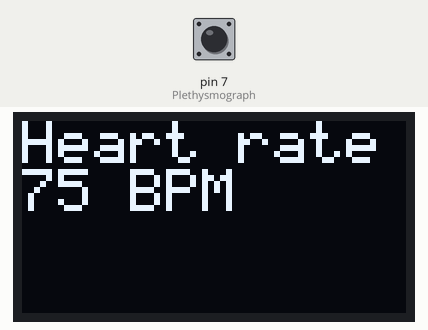
Bench run of a sketch on a simulated Arduino Uno, built with avr-gcc and run on an emulated ATmega328P. Shown: 128×64 one-colour display. The inputs (shaded band) are chosen by the test bench; at power-on: pin 7 (Plethysmograph) LOW.

1.3 s: pin 7 (Plethysmograph) pulsed HIGH 2 times (0.12 s each, 0.3 s apart)
Above: at 2.8 s.
Timing chart, 0 to 4.3 s (numbered marks = the images above; inputs shaded):
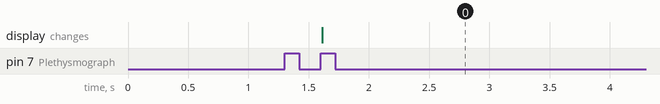

The sketch:

Plethsymograph_oled_mean_3.ino
```cpp
/*Takes a square pulse from an input pin and measures the period. Triggers on low to high transition but can easily be modified to trig from high to low.
The period is meaned and then calculated to BPM as the purpose of the project is to measure heart rate from a plethysmograph.
Author: Nikolaj Simonsen 19.09.2016
*/

// pin definitions
int Plethysmograph = 7; //input pin

//OLED init using HW SPI
#define OLED_DC 9
#define OLED_CS 10
#include <SPI.h>
#include "SSD1306Ascii.h"
#include "SSD1306AsciiSpi.h"
SSD1306AsciiSpi oled;

// global variables
int Count=0; //counts the read loop
int LastPlethyState=0; //Pulse detection
int ReadPlethyState=0; //Pulse detection
int BPM=0; //Holds the BPM value
unsigned long PlethyRead; //One Period
unsigned long PlethySum=0; //Sum of periods
unsigned long PlethyMean=0; //Mean of sum
unsigned long OldValue=millis(); //Init with millis, used to count period length in milli secs
unsigned long NewValue=0; //used to count period length in milli secs

void setup() {
  pinMode (Plethysmograph, INPUT); //input pin
//OLED init
  oled.begin(&Adafruit128x64, OLED_CS, OLED_DC);
  oled.setFont(lcd5x7);
  oled.set2X();
  oled.clear();
  Serial.begin (9600);
}

void loop() {

ReadPlethyState=digitalRead (Plethysmograph); //read the pulse from plethysmograph
if (ReadPlethyState != LastPlethyState) { //compare the PlethyState to the last PlethyState, if change enter the loop
  //set Plethystate to the opposite
  if (LastPlethyState==0) {
    LastPlethyState=1;
    }
    else {
    LastPlethyState=0;
    }
  if (ReadPlethyState==HIGH)  { //if the state is high the pulse went from low to high
  NewValue=millis(); //read millis into newvalue
  PlethyRead=NewValue-OldValue; //calculate the period
  OldValue=NewValue; //update oldvalue with new value
  PlethySum+=PlethyRead; //sum the periods
  Count++;
  }
}
//The Count value can be changed to accept more readings in the read loop, remember to change the PlethyMean division
if (Count==2){
    Count=0; //reset count
    PlethyMean=0; //reset PlethyMean
    PlethyMean=PlethySum/2; //Mean the sum of periods
    PlethySum=0; //reset Plethysum
    BPM=60000/PlethyMean; //calculate as BPM

    //update OLED
    oled.clear();
    oled.println("Heart rate");
    oled.print(BPM);
    oled.print(" BPM");
/*
    Serial.print("PlethyMean ");
    Serial.print(PlethyMean); //Serial print the tacho value
    Serial.print("   ");
    Serial.print("BPM ");
    Serial.print(BPM); //Serial print the BPM value
    Serial.println("   ");
*/
}
  }
```

Measured:
- after the input at 1.3 s, the display: changes after 0.31 s (image 0)
